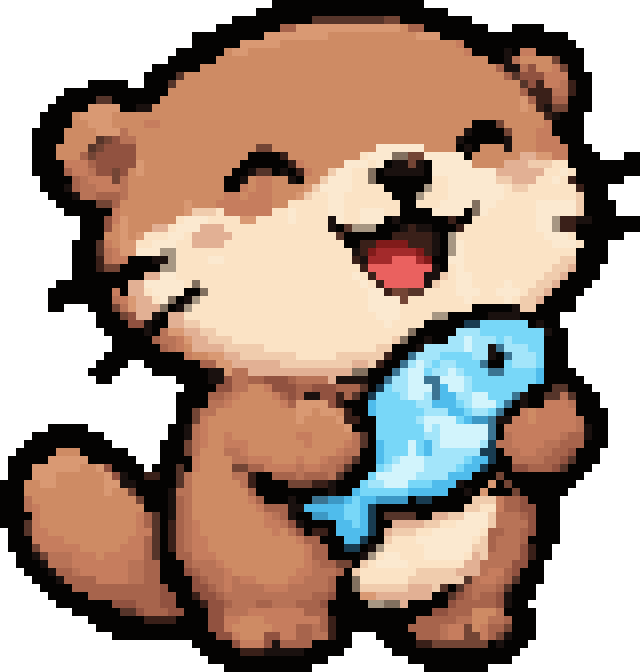

Write Python code to recreate this figure.
#!/usr/bin/env python3
"""Pixel art reproducido de forma exacta. Generado por la skill pixel-art-exact.

Requiere solo Pillow:  pip install pillow
Uso:  python sprite.py                 -> guarda sprite.png
      from sprite import render; render(scale=8).save("x.png")
"""
from PIL import Image, ImageDraw

# Paleta: símbolo -> (R, G, B). '.' es el fondo.
PALETTE = {
    ".": (255, 255, 255),
    "A": (4, 3, 2),
    "B": (206, 139, 100),
    "C": (251, 227, 197),
    "D": (198, 125, 94),
    "E": (251, 233, 208),
    "F": (167, 100, 76),
    "G": (184, 115, 87),
    "H": (120, 215, 248),
    "I": (26, 17, 15),
    "J": (217, 153, 115),
    "K": (240, 204, 173),
    "L": (226, 176, 148),
    "M": (145, 82, 64),
    "N": (163, 229, 250),
    "O": (58, 32, 25),
    "P": (86, 53, 42),
    "Q": (210, 244, 252),
    "R": (115, 69, 53),
    "S": (79, 188, 236),
    "T": (167, 151, 131),
    "U": (234, 97, 95),
    "V": (59, 116, 146),
    "W": (130, 112, 95),
    "X": (25, 60, 81),
    "Y": (60, 152, 197),
    "Z": (163, 42, 43),
    "a": (129, 27, 26),
}

# Cada fila = una fila de píxeles lógicos; cada letra = un color de PALETTE.
ROWS = [
    "..................................AAAAAAAAAAAAAAAAAAA...........................",
    "................................AAAAAAAAAAAAAAAAAAAAAAAA........................",
    ".............................AAAAAAAAAAPPPPPPPPPRRAAAAAAAAA.....................",
    "...........................AAAAAAAAFFJJJJJJJJJJJJJBFFAAAAAAAA...AAAA............",
    "........................AAAAAAAAAJJJJJJJJBBBBBBBBBBBJJJAAAAAAAAAAAAAAAA.........",
    "........................AAAAAAJJJJJBBBBBBBBBBBBBBBBBBBBBBDAAAAAAAAAAAAAA........",
    "......................AAAAAABJJBBBBBBBBBBBBBBBBBBBBBBBBBBBDAAAAIADDAAAAAA.......",
    ".....................AAAAAABBBBBBBBBBBBBBBBBBBBBBBBBBBBBBBBBBAAIGBBBBRAAA.......",
    "...................AAAAAABBBBBBBBBBBBBBBBBBBBBBBBBBBBBBBBBBBBBFIIGMBBDRAA.......",
    "..................AAAAPBBBBBBBBBBBBBBBBBBBBBBBBBBBBBBBBBBBBBBBBFPMMMDDDAAA......",
    "...........AAAAA..AAAPBBBBBBBBBBBBBBBBBBBBBBBBBBBBBBBBBBBBBBBBBBBPMODDGOAA......",
    "........AAAAAAAAAAAAABBBBBBBBBBBBBBBBBBBBBBBBBBBBBBBBBBBBBBBBBBBBFOOOGGOAA......",
    ".......AAAAAPPAAAAAABBBBBBBBBBBBBBBBBBBBBBBBBBBBBBBBBBBBBBBBBBBBBJFOOFFAAA......",
    "......AAAAAJJJJAAIIBBBBBBBBBBBBBBBBBBBBBBBBBBBBBBBBBBBBBBBBBBBBBBJBOIRRAAA......",
    ".....AAAABJJJJBBBBBBBBBBBBBBBBBBBBBBBBBBBBBBBBBBBBBBBBBBBBBBBBBBBBBBOIAAA.......",
    ".....AAAABBJJJBBBBDDBBBBBBBBBBBBBBBBBBBBBBBBBBBBBBBBBBBBBBBAAARBBBBBDAAAA.......",
    "....AAAABBBBJJJGBBBBBBBBBBBBBBBBBBBBBBBBBBBBBBBBBBBBBBBBBBIAAAARBBBDDAAAA.......",
    "....AAAABBBBPRMGGBBBBBBBBBBBBBBBBBBBBBBBBBBBBBBBBBBBBBBBBIAAAAAIBBBDDDAAA.......",
    "....AAABBBBPRMMMMBBBBBBBBBBBBBBBRRBBBBBBBBBBBBBEEEEEEBBBBAIABBBIBBBDDDDAAA......",
    "....AAABBBFRMMMMMBBBBBBBBBBBBBBAAAAOBBBBBBBBBCEEEWWRREEEEEABBBBBBLLJJDDAAAA...AA",
    "....AAAADDDFMMMMMJBBBBBBBBBBBBAAAAAAODBBBBBEEECEAIIRIAEEEEEBBBBLLLKKKCCAAAAAAAAA",
    "....AAAAFDDGMMRMBJBBBBBBBBBBBAAIPPAIAODBBKEECCWAIIIIIAEEEEEEEELLLLLLCCECAAAAAAAA",
    ".....AAAAFGDDDRGBBBBBBBBBBBBAAIBDDBBIABBKEEECCWAAAAAAACCEEEEEEKKLLLCCECOAAAAAA..",
    ".....AAAIFGGDDDGBBBBBBBBBBBBAADBDDBBBBJKEEEECCCCAAAAATCCEEEEEEECKKCCCCCCOAAA....",
    "......AAAIGGFFFGBBBBBBBBBBBBDDBDDDBBBJKCCEECCCCCCAAATCCCEEEEEEECCCCCCCCCKAAA....",
    ".......AAAAARRFBBBBBBBBJBBBDDDDDDDBBCCCCCEECCCCCCCAACCCEEEEWEECCCCCEEEEEKAAAA...",
    "........AAAAAADBBBBBBBBJKKKCDDDDDDCCECCCCEECCEEECCAAAAEEEEAWECCCCCCEEEEEKAAAA...",
    "..........AAAMDJBBBBBBCEEECCCCJJCCCCECCCCIECCEEEAIAAAAAAOAACCCCCCCCEETOOIIAAAAAA",
    "..........AAAMBJBBBLLCEEELLLCCCCCCCCCCCCCIAPTTTAAAIOIIAAAOCCCCCCCCCEETOOAAAAAAAA",
    "..........AAABBJBJCCCEECLLLLLCCCCCCCCCCCCCPAAAAAAOOOOOIATCCCCCCCCCCCEEECAAAAAA..",
    ".........AAAPDBJJCCEEECCLLLLCCCCCCCCCCCCCCCAAOOaaaaOOOIATECCCCCCCCCCCEEECAAA....",
    ".........AAAPGDJJEEETTCCCCCCCCCCCCCCCCCCCCCCIOaZZZZZaOIATECCCCCCCCCCCCCCAAAA....",
    ".........AAAOGDDAAAIITCCCCEECCCCCCCCCCCCCCCCOIZZZUUUZaAAEECCCCCCCCCCCCKKAAAA....",
    ".........AAAORRAAAAATTCCCCCCCCCCCCCCCCCCCCCCCOUUUUUUUUIACECCCCCCCCCCCKKLAAA.....",
    ".........AAAAAAAAALLEECCCCCCCCCCCCCCCCCCCCCCECOUUUUUUIIKCEECCCCCCCCCKKLAAAA.....",
    ".......AAAAAAAAALLEEEEECWCCCCCCCCCCCCCCCCCCCCECOUUUUUIKCCEECCCCECCCKKLAAAA......",
    "......AAAAAAAADALLCEEEEAAWCCCCCCCCCCCCCCCCCCCCEEORRPPCCCCEEECCEEECKKLAAAA.......",
    "......AAAAAAAAGDJLLCEWAITCCCCCCCCCCCCCCCCCCCCCEEEERCCCCCCCECCCCECKKLAAAA........",
    "......AA...AAARGJLLLWAITCCCCCCCCCCCCCCCCCCCCCCEEEECCCCCCCCCAAAAAIKKAAAAA........",
    "............AAARMLLIALLCCCCCCCCCCCCCCCCCCCCCCCCEEECCCCTTAAAAAIIIIAAAAA..........",
    "............AAAAMMIAALLKKCCCCCCCCCCCCCCCCCCCCCCCECCCCAAAAAXXHHHHHHAIAA..........",
    ".............AAAAAIAGJJLLKKCCCCCCCCCCCCCCCCCCCCCCCCWAAAAANNNHHHHHHHHIAA.........",
    "..............AAAAAFGGDJLLKKKCCCCCCCCCCCCCCCCCCCCKWAAIAANNQNNNHNHHHHAAA.........",
    "..............AAAAAAFGDBLLLLKKKKKCCCCCCCCCCCCCCKKAAAINNNNNQNNIVNNNHHAAA.........",
    ".............AAAAAAAAAADBBJJLLKKKKKKKCCCCCKKKKKKOAAVNNNHHHHNNIAVNNNHAAA.........",
    "............AAAA..AAAAAAAFFJJLLLLLLKKKKKKKKKLLKOAAVNQNHNNHHHVAAHNNNHAAA.........",
    "...........AAAA....AAAAAAAIIJGGLLLLLLLLLLLLLWWAAAVNQQHNNQNHHHVVHHHHSAAAA........",
    "............AA........AAAAIIMGGFFMMMFGGGGLIIIIAAVNNQQVVQQQNHHHHHHHHSAAAAA.......",
    ".......................AAAAMMGGBBDMMMFFMMMFFFPAXHNNQQQVSQQNHHHHHHHAAAPPAAA......",
    "......................AAAAFFGDBBBBDFMFIIMMOFPAXHHHNQQNVSSNNQQHHHVIAAPPGPAAA.....",
    "......................AAAAGGDBBBBBBDFJJJJMOAAASHHHHHNNSSSHNQQQHVAIAADDDGAAA.....",
    "......................AARGGBBBBBBBBBBJJBJJBOAASHHHHHHNNNSSHNNHVAADBDDDDDAAAA....",
    "......................AARDBBBBBBBBBBBJBBBBJOOAAHHHHHNQQQQHSYYVIIDDBDDDDDGAAA....",
    "......AAAAA..........AAIGDBBBBBBBBBBBBBBBBBJAAAHHHHHHQNQQQQQQVADDDDDDDDDGIAA....",
    "....AAAAAAAAA........AAIGDBBDBBBBBBBBDDBBBBBGPAHHHHHHNNQQQQQQVAGDDDDDDGFFIAA....",
    "...AAAAAAAAAAA......AAARGDBBDDDBBBBBBBDBBBBDGPASHHHQHSNQQQQQNXGGDDDDGGFFFAAA....",
    "..AAAAABBBAAAAAA....AAARGBBBGGDBBBBBBBBBBBDGGAASHHHQHSNNNNNNXXAGGDDGGFFMAAA.....",
    ".AAAAAJJJJJAAAAAA...AAAADBBBBGGDDDBBBDBBDGGFPAASHNQQQNNNNNHSSXAAGGGGFFMPAAA.....",
    ".AAAJJJJJJBBJMAAAA.AAAPADBBBBRRFFDDDDGDDGGFPAAAHNQQQQNNNNHSSXAAAMMFFFMPAAA......",
    ".AAAJJJBBBBBBJMIAAOOAAPGBBBBBGGOAAFFFGFFFGPAAAHQQQQQNNNNSSSAAARAAAAAAAAAA.......",
    "AAABBJJBBBBBBJJIIAAAAAPGBBBBBBGOAAAARRROOIAAAHNNQQQHHHSSSIAAAJARAAAAAAAA........",
    "AAABBBBBBBBBBJBBRAAAAIGGBBBBBBBFAAAAAAAAAIAASHHHHHHSSSSSAAIAJAAARAAAAAA.........",
    "AAAGBBBBBBBBBBBBBRAAAIFGBBBBBBBDFAAAIAAVVYYSHSSYYYYAXXAAAAAKKKDFFMAAAA..........",
    "AAAGDBBBBBBBBBBBBBAAAIFGBBBBBBBBDFFFIISSSSSHHSXAAAAAAAAAAAKKCCDFFMMAAA..........",
    "AAAADBBBBBBBBBBBBDFPAIFGBBBBBBBBBDGFIAAYYSSHHSXAPPPPAALLKKEEEKGGGFMAAA..........",
    "AAAPDBBBBBBBBBBBBDFPAOFGDBBBBBBBBDDGMIAAAASSHSXAALLLLKKCCEEEEKGGGGMAAA..........",
    ".AAPDDBBBBBBBBBBBDDPAOFGDBBBBBBBBBDBGMAOOASSSSXALKKKCCEEEEEECFFGGFMAAA..........",
    ".AAADDDDBBBBBBBBDDFPAOFGDDBBBBBBBBBBBDFFAAASSXAAKCCCEEEEEEECKFGGGFAAAA..........",
    ".AAARDDDDDBBBBBDDDFPAOFGDDBBBBBBBBBBBBDFFAAXXAITCCCCCEEEEEEKKFGGGMOAA...........",
    "..AAIRGGGDDDBDDDDDFPAAFFDDDBBBBBBBBBBBDFFAAAAITCEECCCEEEEECLKGGGGMOAA...........",
    "..AAAIGGGDDDDDDDGGFFAAAFGGGDBBBBBBBBBBDGFFRRAKCEEEECCCCCCCLLGGGGMMAA............",
    "...AAAIFFGDDDDDDGGFFAAAMFGGGDBBBBBBBBDDGGGFAKCCCCCCCKKKKKLLLGDDFMAAA............",
    "....AAAIFFFFDDDDGGFFAAAAMFGGDGDDBBBBDDGGGFAAWCCCCCCKKKKKKKPGDDGFPAAA............",
    ".....AAAAFFFFFFFFFFFMAAAMMFGDGGGGDDDGGGGGFAAWKKKKKKLLLKPAPFGGGFPAAA.............",
    "......AAAAAFFFFFFFFFMMAAOMMFGGGGGGGGGGGFFMAAAJJLLLLLLLAAPMFGFFMIAAA.............",
    ".......AAAAAAAMMMFFFMMAAAOMMFGGGFFGGGFFFMAAAAATTWWLAAAAAMFFFFFMIAA..............",
    ".........AAAAAAPPMFFFMMAAAMMGGGDDDDDDDFFFAAAAAAAAAAAAAMMFFFBBBGAAAA.............",
    "...........AAAAAAAOOOOAAAAMMDDBBBDDDDDDDFOAAAAAAAAAAFFFFFGGBBGGFAAA.............",
    "............AAAAAAAAAAAAAAMMDBBBBBDDDFFGFOAAAAAAAAAFFFFGDDRBDFFRAAA.............",
    "..............AAAAAAAAAAAAAMMDBBBMMDDFFGGOAA...AAAAAFFFGDDRRDFRIAAA.............",
    "........................AAAAAMDDDMIFFFFAAAAA....AAAAOORRRRRRRAIAAA..............",
    ".........................AAAAAOOOIIIIIAAAAA......AAAAAAAAAAAAAAAA...............",
    "..........................AAAAAAAAAAAAAAA..........AAAAAAAAAAAAA................",
    "............................AAAAAAAAAAA..............AAAAAAAA...................",
]

BACKGROUND = "."
CELL_X, CELL_Y = 1, 1      # tamaño original de cada píxel lógico en la imagen de origen
OFFSET_X, OFFSET_Y = 0, 0
CANVAS = (80, 84)              # tamaño original del lienzo


def _bounds(k, cell, offset):
    import math
    return math.floor(offset + k * cell), math.floor(offset + (k + 1) * cell)


def render(scale=None, transparent=False):
    """Dibuja el sprite SIN suavizado (rectángulos sólidos).

    scale=None  -> reproduce la imagen original (celda 1x1, lienzo 80x84).
    scale=int   -> sprite de 80x84 px ampliado por un entero, sin márgenes.
    transparent -> el fondo pasa a ser transparente (RGBA).
    """
    mode = "RGBA" if transparent else "RGB"
    if scale is None:
        cx, cy, ox, oy, size = CELL_X, CELL_Y, OFFSET_X, OFFSET_Y, CANVAS
    else:
        cx = cy = scale
        ox = oy = 0
        size = (len(ROWS[0]) * scale, len(ROWS) * scale)
    bg = PALETTE[BACKGROUND]
    bg_fill = (*bg, 0) if transparent else bg
    img = Image.new(mode, size, bg_fill)
    d = ImageDraw.Draw(img)
    for r, row in enumerate(ROWS):
        y0, y1 = _bounds(r, cy, oy)
        for c, ch in enumerate(row):
            if ch == BACKGROUND:
                continue
            x0, x1 = _bounds(c, cx, ox)
            d.rectangle([x0, y0, x1 - 1, y1 - 1], fill=(*PALETTE[ch], 255) if transparent else PALETTE[ch])
    return img


if __name__ == "__main__":
    render().save("sprite.png")
    print("Guardado sprite.png")
